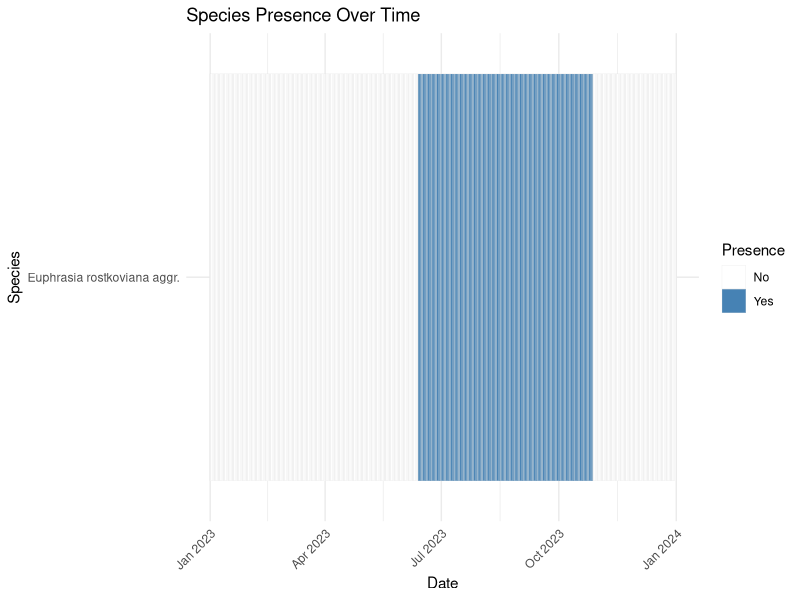
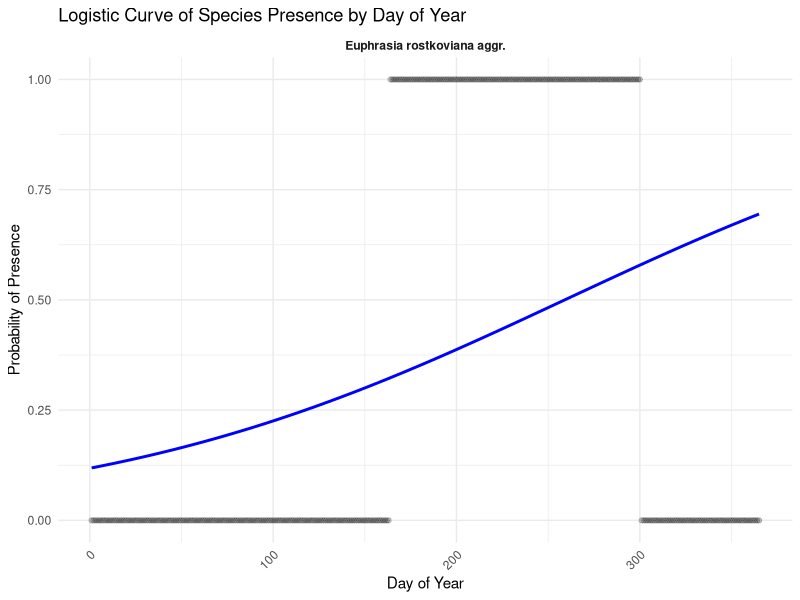
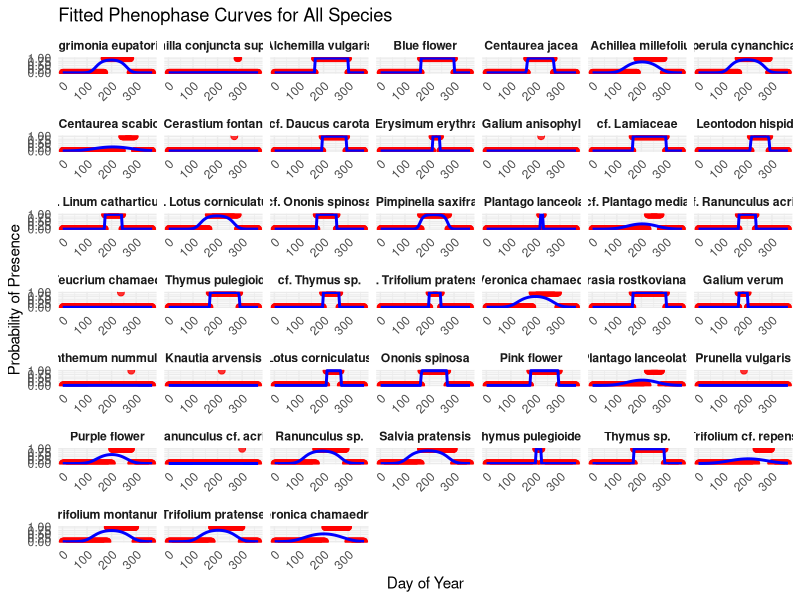

Source code (R) for these figures, in order:
## ---- chunk 1
# Load required packages
library(dplyr)
library(lubridate)
library(tidyverse)
## ---- chunk 2

# Read the CSV file (update the file path as needed)
df <- read.csv("data/five-cameras-Calanda-2023.csv", stringsAsFactors = FALSE)

# Convert the date_time column to Date format
# The provided format is "2023:06:13 15:07:28"
df$date <- as.Date(df$date_time, format = "%Y:%m:%d %H:%M:%S")

# Create daily presence data:
# For each species (class) and date, mark "Yes" if the sum of count is greater than 0.
daily_presence <- df %>%
  group_by(class, date) %>%
  summarize(present = if_else(sum(count, na.rm = TRUE) > 0, "Yes", "No"),
            .groups = "drop")

# Filter only days when the species was observed (Yes)
daily_presence_yes <- daily_presence %>%
  filter(present == "Yes") %>%
  arrange(class, date)

# Aggregate consecutive "Yes" days into presence intervals.
# The trick is to compute a grouping variable as the difference between the date (as integer) and the row number.
presence_intervals <- daily_presence_yes %>%
  group_by(class) %>%
  arrange(date) %>%
  mutate(interval_group = as.integer(date) - row_number()) %>%
  group_by(class, interval_group) %>%
  summarize(start_date = min(date),
            end_date = max(date),
            .groups = "drop")

# Display the resulting presence intervals for each species
print(presence_intervals)

## ---- chunk 3
# Create daily presence data for each species:
# For each species (class) and each date, mark "Yes" if the sum of count > 0, else "No"
daily_presence <- df %>%
  group_by(class, date) %>%
  summarize(present = if_else(sum(count, na.rm = TRUE) > 0, "Yes", "No"),
            .groups = "drop")

# Now, create a cumulative summary row per species:
# - first_presence: earliest date with "Yes"
# - last_presence: latest date with "Yes"
# - total_presence_days: total count of days when presence == "Yes"
cumulative_presence <- daily_presence %>%
  group_by(class) %>%
  summarize(first_presence = min(date[present == "Yes"], na.rm = TRUE),
            last_presence = max(date[present == "Yes"], na.rm = TRUE),
            total_presence_days = sum(present == "Yes"),
            .groups = "drop")

# Print the cumulative summary
print(cumulative_presence)
## ---- chunk 4
cumulative_presence_2023 <- cumulative_presence %>% filter(year(first_presence) %in% c(2023))

# Determine the overall date range (from the earliest first_presence to the latest last_presence)
overall_dates_all <- seq.Date(as.Date('2023-01-01'), as.Date('2023-12-31'), by = "day")

# Cross join species with the overall date range to create one row per species per day.
# Then, mark "Yes" if the date is between first_presence and last_presence, otherwise "No".
expanded_data_all <- cumulative_presence_2023 %>%
  crossing(date = overall_dates_all) %>%
  mutate(presence = if_else(date >= first_presence & date <= last_presence, "Yes", "No")) %>%
  select(class, date, presence)

# Display the new data frame
print(expanded_data_all)
## ---- chunk 5
# Plot the results
# We'll create a tile plot where the x-axis is the date and y-axis is the species.
# The fill indicates whether the species was present ("Yes") or absent ("No").
p <- expanded_data_all %>% 
  filter(class %in% c("Euphrasia rostkoviana aggr.")) %>%
  ggplot( aes(x = date, y = class, fill = presence)) +
  geom_tile(color = "gray90") +
  scale_fill_manual(values = c("Yes" = "steelblue", "No" = "white")) +
  labs(title = "Species Presence Over Time",
       x = "Date",
       y = "Species",
       fill = "Presence") +
  theme_minimal() +
  theme(axis.text.x = element_text(angle = 45, hjust = 1))

# Display the plot
print(p)
## ---- chunk 6

# Convert presence to a numeric variable (1 for "Yes", 0 for "No")
# and add a numeric day-of-year variable.
expanded_data_log <- expanded_data_all %>%
  mutate(presence_num = if_else(presence == "Yes", 1, 0),
         day_of_year = yday(date))

# Plot logistic regression curves by species.
# We use geom_point() to show the daily binary data and geom_smooth() to add a logistic curve.
p <- expanded_data_log %>%
   filter(class %in% c("Euphrasia rostkoviana aggr.")) %>%
  ggplot (aes(x = day_of_year, y = presence_num)) +
  geom_point(alpha = 0.2) +
  geom_smooth(method = "glm", 
              method.args = list(family = "binomial"), 
              se = FALSE, color = "blue") +
  facet_wrap(~ class, ncol = 1) +
  scale_y_continuous(limits = c(0, 1)) +
  labs(title = "Logistic Curve of Species Presence by Day of Year",
       x = "Day of Year",
       y = "Probability of Presence") +
  theme_minimal() +
  theme(strip.text = element_text(face = "bold"),
        axis.text.x = element_text(angle = 45, hjust = 1))

# Display the plot
print(p)
## ---- chunk 7

# For inverse logit (logistic function)
inv.logit <- plogis

# Define your custom likelihood function for MLE that accepts data as extra arguments.
curvefit_perplot <- function(param, days, phenophase) {
  peakp  <- param[1]   # peak day (time of peak phenophase)
  rangep <- param[2]   # width parameter (should be negative for a concave-down shape)
  maxp   <- param[3]   # offset on the logit scale
  
  # Compute the predicted probability using the quadratic logit model:
  pred <- inv.logit(rangep * (days - peakp)^2 + maxp)
  
  # Calculate the log-likelihood for the binary outcomes
  llik <- dbinom(phenophase, size = 1, prob = pred, log = TRUE)
  
  # Return the negative sum of log-likelihoods
  return(-sum(llik))
}

# Fit the model for each species and produce a prediction grid:
predicted_data_all <- expanded_data_log %>%
  group_by(class) %>%
  do({
    d <- .
    # Extract the day_of_year and binary presence for the current species
    days <- d$day_of_year
    phenophase <- d$presence_num
    
    # Provide initial guesses: use the median day as a starting peak, a small negative value for rangep, and 0 for maxp.
    init_params <- c(peakp = median(days), rangep = -0.01, maxp = 0)
    
    # Fit the model using optim(); if the fit fails, skip this group.
    fit <- try(optim(par = init_params, 
                     fn = curvefit_perplot, 
                     days = days, 
                     phenophase = phenophase,
                     method = "Nelder-Mead"), silent = TRUE)
    if (inherits(fit, "try-error")) {
      return(data.frame())
    }
    fitted_params <- fit$par
    
    # Create a prediction grid over the range of day_of_year for this species.
    d_pred <- data.frame(day_of_year = seq(min(days), max(days), length.out = 100))
    d_pred$pred <- inv.logit(fitted_params[2] * (d_pred$day_of_year - fitted_params[1])^2 + fitted_params[3])
    d_pred$class <- unique(d$class)
    d_pred
  }) %>%
  ungroup()

# Now plot the observed data and overlay the fitted probability curves for all species.
ggplot() +
  # Plot the observed binary data points (presence 0/1)
  geom_point(data = expanded_data_log, aes(x = day_of_year, y = presence_num), color = "red", size = 2, alpha = 0.8) +
  # Overlay the fitted smooth probability curves
  geom_line(data = predicted_data_all, aes(x = day_of_year, y = pred), color = "blue", size = 1) +
  facet_wrap(~ class, scales = "free_x") +
  labs(title = "Fitted Phenophase Curves for All Species",
       x = "Day of Year",
       y = "Probability of Presence") +
  scale_y_continuous(limits = c(0, 1)) +
  theme_minimal() +
  theme(strip.text = element_text(face = "bold"),
        axis.text.x = element_text(angle = 45, hjust = 1))
        
